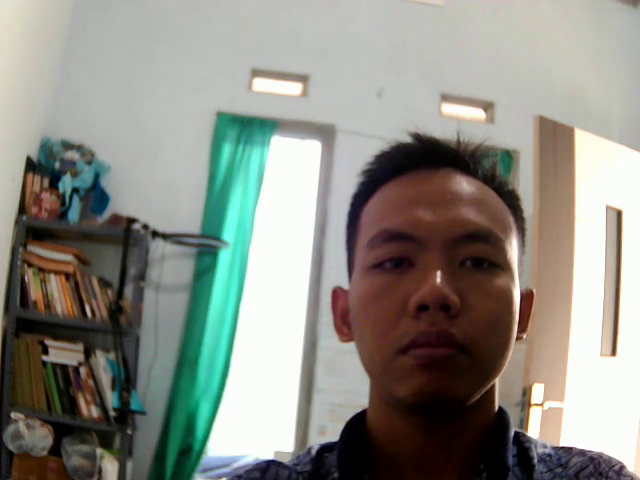
#> input picture frame 20 of ObjectTracking/output.avi, 640 x 480 px, given in place of the camera
$ python detect_record.py
#> lines starting #> are read from the running program, lines starting #| are printed output that depends on the picture; after the words box and inside, x2 and y2 are one past the last pixel; in counts of white or black regions, pixels touching at a corner belong together
### object-detection-with-comment/servo.py
#impor pin pada raspi
import RPi.GPIO as GPIO
#impor waktu
import time

#servo x pada pin  17
servo_x = 17
#servo y pada pin 18
servo_y = 18

#variabel posisi sudut terakhir servo
posisi_x=0
posisi_y=0

#fungsi atur posisi awal servo x
def position_x(sudut):
    global posisi_x
    rotate_x(sudut,1)
    posisi_x=sudut

#fungsi rotasi servo x dengan sudut derajat
def rotate_x(sudut,delay=0):
#> called with sudut = 80, delay = 1
    global posisi_x
    sdt=sudut
    GPIO.setmode(GPIO.BCM)
    GPIO.setwarnings(False)
    GPIO.setup(servo_x, GPIO.OUT)
    px = GPIO.PWM(servo_x, 50)

    if sudut>=40:
        tambah=(sudut/10)-4
        sudut+=5+tambah

    if sudut>125:
        sudut-=0
    angle=8.8 -(sudut*7/180)

    px.start(angle)

    if delay==0:
        selisih=0
        if sudut>posisi_x:
            selisih = sudut-posisi_x
        else:
            selisih= posisi_x-sudut

        delay=selisih/180
        if delay<0.18:
            delay=0.18
        time.sleep(delay)
    else:
        time.sleep(delay)

    px.stop()
#> (this line was passed over: RPi is not available in this run)
    GPIO.cleanup()
    posisi_x=sdt


#fungsi atur posisi awal servo y
def position_y(sudut):
    global posisi_y
    rotate_y(sudut,1)
    posisi_y=sudut

#fungsi rotasi servo y dengan sudut derajat
def rotate_y(sudut,delay=0):
#> called with sudut = 90, delay = 1
    global posisi_y
    sdt=sudut
    GPIO.setmode(GPIO.BCM)
    GPIO.setwarnings(False)
    GPIO.setup(servo_y, GPIO.OUT)
    py = GPIO.PWM(servo_y, 50)

    if sudut>=40:
        tambah=(sudut/10)-4
        sudut+=5+tambah

    if sudut>125:
        sudut-=0
    angle=8.8 -(sudut*7/180)

    py.start(angle)

    if delay==0:
        selisih=0
        if sudut>posisi_y:
            selisih = sudut-posisi_y
        else:
            selisih= posisi_y-sudut

        delay=selisih/180
        if delay<0.18:
            delay=0.18
        time.sleep(delay)
    else:
        time.sleep(delay)

    py.stop()
#> (this line was passed over: RPi is not available in this run)
    GPIO.cleanup()
    posisi_y=sdt


### object-detection-with-comment/detect_record.py
#import library openCV untuk object detection
import cv2 as cv
#import fungsi servo pada file local
from servo import *

#menentukan posisi tengah servo x
center_x=80
#menentukan posisi tengah servo y
center_y=90

#menggerakkan servo x dan y ke pada posisi tengah
position_x(center_x)
position_y(center_y)

#mencatat posisi sudut terakhir pada tiap servo
pos_x=center_x
pos_y=center_y

#variabel pembatasan waktu agar servo kembali ke posisi awal sat tidak mendeteksi objek
    #batas
batas_x=10
batas_y=10
    #counter
timer_x=batas_x
timer_y=batas_y

cap = cv.VideoCapture(0)
#mengatur encoder dan memulai menulis video
fourcc = cv.VideoWriter_fourcc(*'X264')
out = cv.VideoWriter('output.avi', fourcc, 20.0, (640,  480))

#mode cascade ( disini pakai deteksi wajah )
human_cascade = cv.CascadeClassifier('library.xml')

while cap.isOpened():
    #baca frame dari tangkapan webcam
    ret, frame = cap.read()
#> frame is the input picture: shape (480, 640, 3); mean B, G, R 133.5, 141.2, 140.5
    #frame hsv untuk object deteksi
    hsv_frame = cv.cvtColor(frame,cv.COLOR_BGR2GRAY)
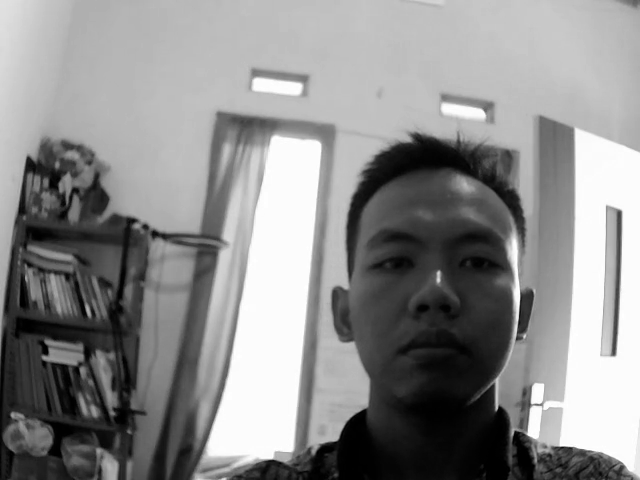
#> hsv_frame: shape (480, 640); min 0, max 255, mean 140.1

    #filter sesuai objek yang ditentukan ( wajah manusia )
    humans = human_cascade.detectMultiScale(hsv_frame,1.9,1)
#> humans = [[123, 254, 87, 87], [352, 201, 165, 165]]

    #bila tidak ada tangkapan dari webcam / webcam tidak terpasang maka program akan berhenti
    if not ret:
        print("Pastikan camera telah terpasang")
        break

    #cek setiap objek yang terdeteksi ( wajah manusia )
    for (x,y,w,h) in humans:
        #ambil objek dengan lebar lebih dari 160px
        if w>160:
            #atur pembatasan waktu deteksi ke posisi semula saat objek terdeteksi
            timer_x=batas_x

            #mendapatkan garis tengah untuk servo x sebagai poros utk mendapatkan perubahan nilai pergerakan horisontal
            xm = int(x + (w/2))
            cv.line(frame,(xm,y),(xm,y+h),(0,255,0),2)
            #bila posisi objek kurang dari 325px maka sudut servo x dikurangi
            if xm<325:
                pos_x-=2
                rotate_x(pos_x)
            #bila posisi objek lebih dari 395px maka sudut servo x ditambah
            elif xm>395:
                pos_x+=2
                rotate_x(pos_x)

        else:
            #pembatasan waktu dikurangi 1 saat tidak ditemukan objek pada setiap objek
            timer_x-=1

            #saat nilai pembatasan waktu = 0 maka posisi servo x dikembalikan ke posisi tengah, dan pembatas waktu diset ke batas awal
            if timer_x==0 and pos_x!=center_x:
                rotate_x(center_x)
                timer_x=batas_x

                time.sleep(3)
        #ambil objek dengan tinggi lebih dari 160px
        if h>160:
            #atur pembatasan waktu deteksi ke posisi semula saat objek terdeteksi
            timer_y=batas_y

            #mendapatkan garis tengah untuk servo y sebagai poros utk mendapatkan perubahan nilai pergerakan vertikal
            ym = int(y + (h/2))
            cv.line(frame,(x,ym),(x+w,ym),(0,255,0),2)
            #memberi persegi warna biru pada objek
            cv.rectangle(frame,(x,y),(x+w,y+h),(255,0,0),2)

            #bila posisi objek kurang dari 220px maka sudut servo xy dikurangi
            if ym<220:
                pos_y-=2
                rotate_y(pos_y)
            #bila posisi objek lebih dari 260px maka sudut servo y ditambah
            elif ym>260:
                pos_y+=2
                rotate_y(pos_y)

        else:
            #pembatasan waktu dikurangi 1 saat tidak ditemukan objek pada setiap objek
            timer_y+=1
            #saat nilai pembatasan waktu = 0 maka posisi servo x dikembalikan ke posisi tengah, dan pembatas waktu diset ke batas awal
            if timer_y==10 and pos_y!=center_y:
                rotate_y(center_y)
                timer_y=batas_y

                time.sleep(3)
#> this loop made 2 passes
#> (x, y, w, h, xm, pos_x) on pass 2: (352, 201, 165, 165, 434, 82)
#> (x, y, w, h) on pass 1: (123, 254, 87, 87)
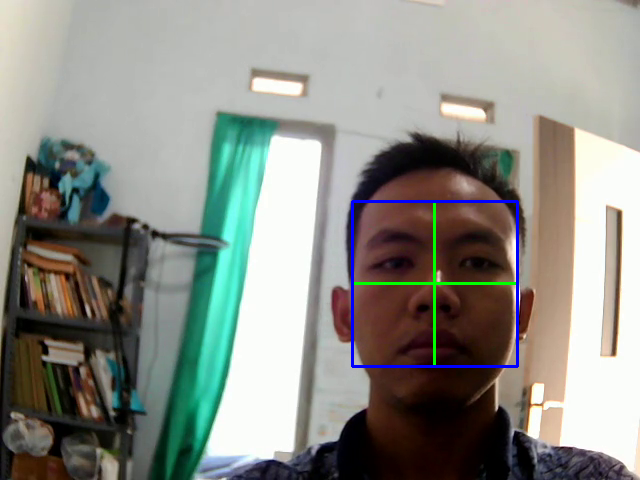
#> frame: shape (480, 640, 3); 0.96% of pixels changed, all inside (x1, y1, x2, y2) = (351, 200, 519, 368)
#> after the loop, pos_x = 82; pos_y = 92
    #menambah frame ke dalam penulisan video
    out.write(frame)
    #menampilkan frame pada form video ( penampil video webcam)
    cv.imshow('frame', frame)
    # write the flipped frame

    #tutup program saat tekan tombol 1 atau q
    if cv.waitKey(1) == ord('q'):
#> (key q is pressed here)
        break
# Release everything if job is finished
#matikan camera dan video writer
cap.release()
out.release()
cv.destroyAllWindows()

$ run again, starting later in the video
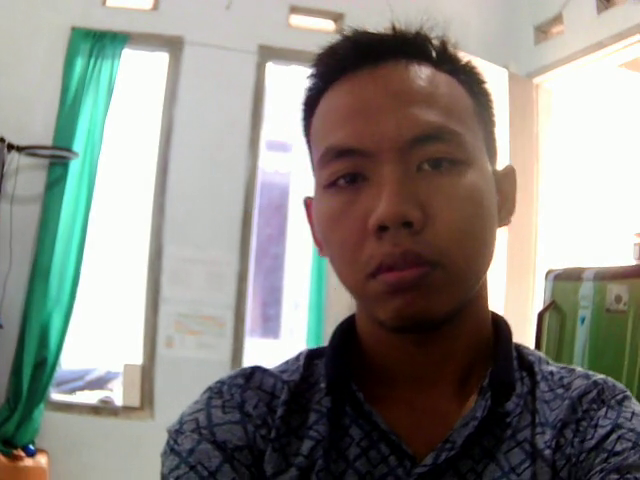
#> input picture frame 90 of ObjectTracking/output.avi, 640 x 480 px, given in place of the camera
#> frame is the input picture: shape (480, 640, 3); mean B, G, R 131.8, 138.1, 139.2
#> `hsv_frame = cv.cvtColor(frame,cv.COLOR_BGR2GRAY)`:
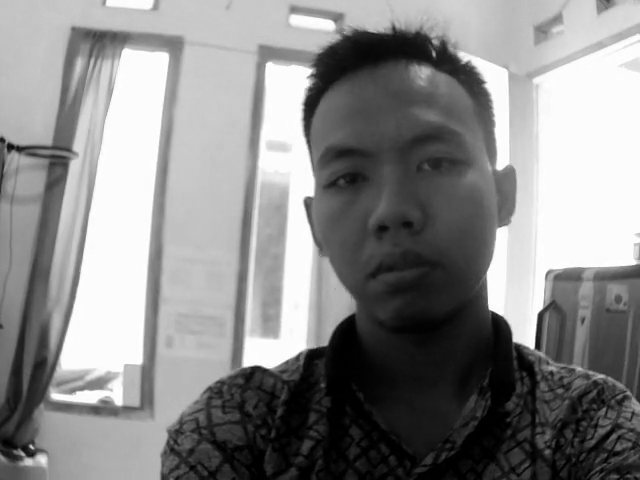
#> hsv_frame: shape (480, 640); min 0, max 255, mean 137.7
#> humans = [[302, 123, 87, 87]]
#> the loop `for (x,y,w,h) in humans:` made 1 pass
#> (x, y, w, h) on pass 1: (302, 123, 87, 87)
#> after the loop `for (x,y,w,h) in humans:`: pos_x = 80; pos_y = 90

$ run again, starting later in the video
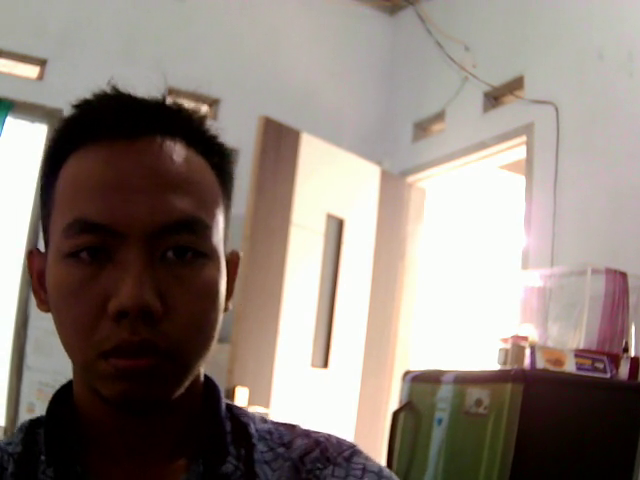
#> input picture frame 160 of ObjectTracking/output.avi, 640 x 480 px, given in place of the camera
#> frame is the input picture: shape (480, 640, 3); mean B, G, R 123.4, 130.8, 142.1
#> `hsv_frame = cv.cvtColor(frame,cv.COLOR_BGR2GRAY)`:
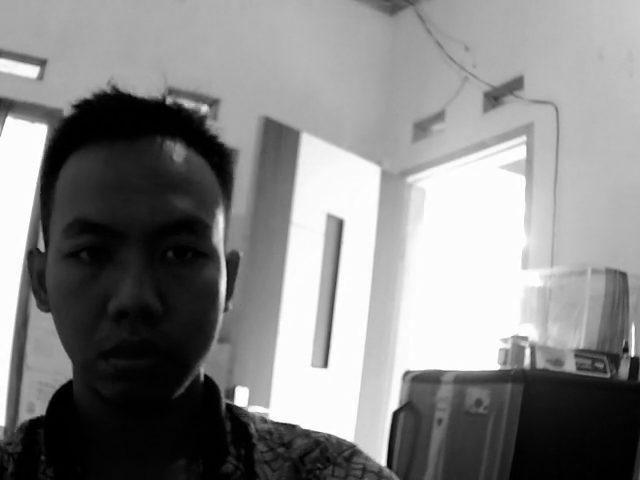
#> hsv_frame: shape (480, 640); min 0, max 255, mean 133.4
#> humans = [[55, 192, 165, 165]]
#> the loop `for (x,y,w,h) in humans:` made 1 pass
#> (x, y, w, h, xm, pos_x) on pass 1: (55, 192, 165, 165, 137, 78)
#> after the loop `for (x,y,w,h) in humans:`:
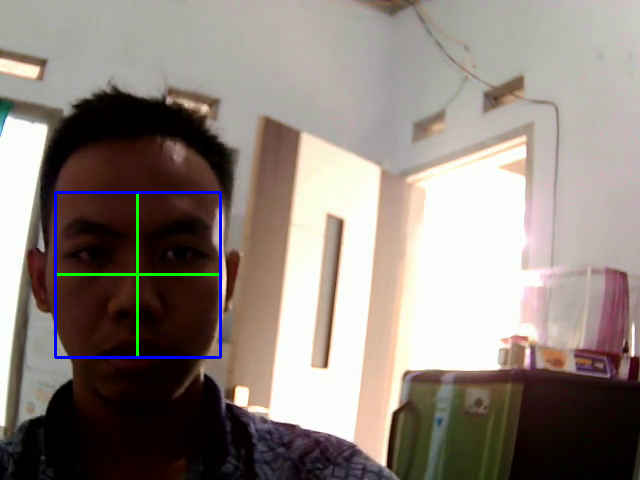
#> frame: shape (480, 640, 3); 0.96% of pixels changed, all inside (x1, y1, x2, y2) = (54, 191, 222, 359)
#> after the loop `for (x,y,w,h) in humans:`: pos_x = 78; pos_y = 92
